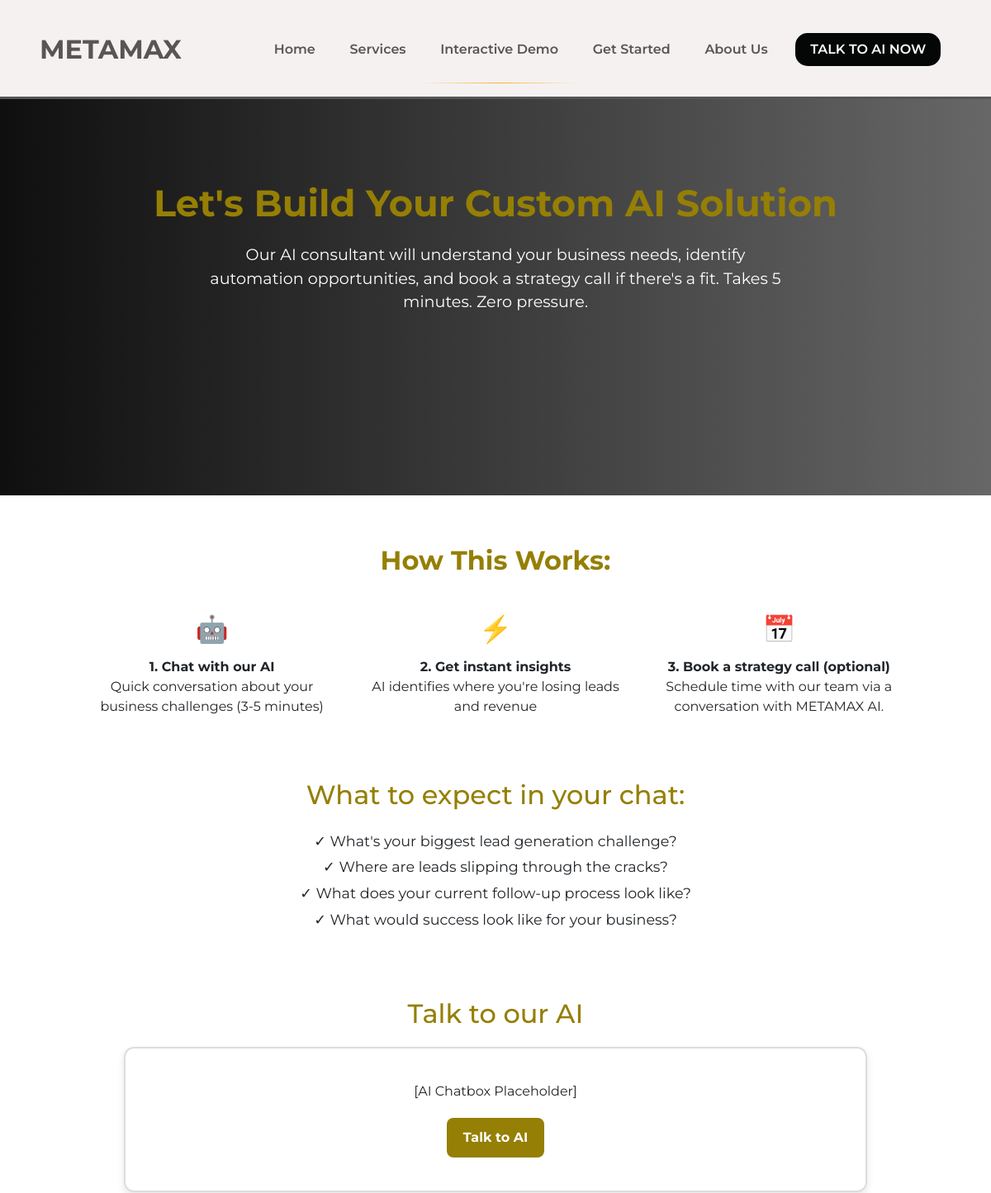
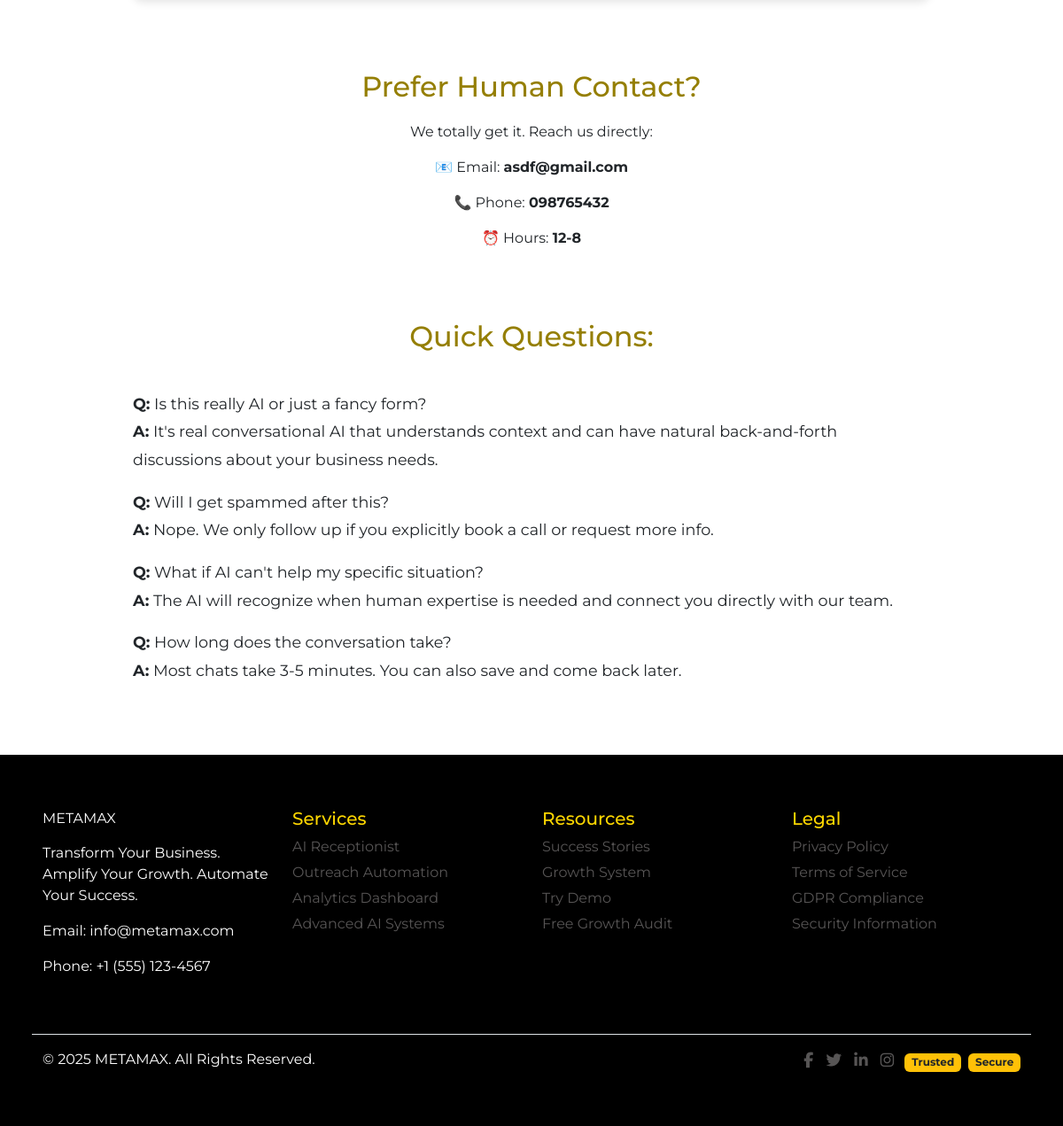
The app's page /InteractiveDemo with its own data (2 pictures, top to bottom).
### models.py (models this page shows, shortened)
class ContactInfo(db.Model):
    id = db.Column(db.Integer, primary_key=True)
    email = db.Column(db.String(120), nullable=False)
    phone = db.Column(db.String(50), nullable=False)
    hours = db.Column(db.String(100), nullable=False)

### app.py (the view)
@app.route("/InteractiveDemo")
def interactive_demo():
    contact = ContactInfo.query.first()
    return render_template(
        "interactive_demo.html",
        page="Interactive Demo",
        contact_email=contact.email if contact else "hello@yourdomain.com",
        contact_phone=contact.phone if contact else "+1234567890",
        contact_hours=contact.hours if contact else "Mon-Fri, 9AM-6PM EST"
    )

### templates/interactive_demo.html (shortened to what this page needs)
{% extends "base.html" %}
{% block content %}
<section class="hero" style="padding-bottom: 2rem; position: relative; overflow: hidden; background: linear-gradient(to right, #100f0f, #686767); height: 60vh;">
  <div id="tsparticles" style="position:absolute; top:0; left:0; width:100%; height:100%;"></div>
  <div class="hero-content" style="position: relative; z-index: 2; text-align: center; padding: 100px 20px;">
    <h1 style="font-size: 2.8rem; font-weight: bold; color: #957f04; margin-bottom: 20px;">
      Let's Build Your Custom AI Solution
    </h1>
    <p style="font-size: 1.2rem; color: white; max-width: 700px; margin: 0 auto;">
      Our AI consultant will understand your business needs, identify automation opportunities,
      and book a strategy call if there's a fit. Takes 5 minutes. Zero pressure.
    </p>
  </div>
</section>
<section class="how-it-works" style="margin: 60px auto; max-width: 1000px;">
  <h2 style="text-align: center; font-weight: bold; color: #957f04; margin-bottom: 40px;">
    How This Works:
  </h2>
  <div style="display: grid; grid-template-columns: 1fr 1fr 1fr; gap: 30px; text-align: center;">
    <div>
      <div style="font-size: 2rem; margin-bottom: 10px;">🤖</div>
      <p><strong>1. Chat with our AI</strong><br>Quick conversation about your business challenges (3-5 minutes)</p>
    </div>
    <div>
      <div style="font-size: 2rem; margin-bottom: 10px;">⚡</div>
      <p><strong>2. Get instant insights</strong><br>AI identifies where you're losing leads and revenue</p>
    </div>
    <div>
      <div style="font-size: 2rem; margin-bottom: 10px;">📅</div>
      <p><strong>3. Book a strategy call (optional)</strong><br>Schedule time with our team via a conversation with METAMAX AI.</p>
    </div>
  </div>
</section>
<section class="expectations" style="margin: 60px auto; max-width: 800px; text-align: center;">
  <h2 style="color: #957f04; margin-bottom: 20px;">What to expect in your chat:</h2>
  <ul style="list-style: none; padding: 0; font-size: 1.1rem; line-height: 1.8;">
    <li>✓ What's your biggest lead generation challenge?</li>
    <li>✓ Where are leads slipping through the cracks?</li>
    <li>✓ What does your current follow-up process look like?</li>
    <li>✓ What would success look like for your business?</li>
  </ul>
</section>
<section class="chat-demo" style="margin: 80px auto; text-align: center; max-width: 900px;">
  <h2 style="color: #957f04; margin-bottom: 20px;">Talk to our AI</h2>
  <div style="border: 2px solid #ddd; border-radius: 12px; padding: 40px; box-shadow: 0 4px 10px rgba(0,0,0,0.1);">
    <p style="margin-bottom: 20px;">[AI Chatbox Placeholder]</p>
    <button style="padding: 12px 20px; background: #957f04; color: white; border: none; border-radius: 8px; font-weight: bold; cursor: pointer;">
      Talk to AI
    </button>
  </div>
</section>
<section class="fallback-contact" style="margin: 80px auto; max-width: 800px; text-align: center;">
  <h2 style="color: #957f04; margin-bottom: 20px;">Prefer Human Contact?</h2>
  <p>We totally get it. Reach us directly:</p>
  <p>📧 Email: <strong>{{ contact_email }}</strong></p>
  <p>📞 Phone: <strong>{{ contact_phone }}</strong></p>
  <p>⏰ Hours: <strong>{{ contact_hours }}</strong></p>
</section>
<section class="faq" style="margin: 80px auto; max-width: 900px;">
  <h2 style="text-align: center; color: #957f04; margin-bottom: 40px;">Quick Questions:</h2>
  <div style="line-height: 1.8; font-size: 1.1rem;">
    <p><strong>Q:</strong> Is this really AI or just a fancy form?<br>
       <strong>A:</strong> It's real conversational AI that understands context and can have natural back-and-forth discussions about your business needs.</p>
    <p><strong>Q:</strong> Will I get spammed after this?<br>
       <strong>A:</strong> Nope. We only follow up if you explicitly book a call or request more info.</p>
    <p><strong>Q:</strong> What if AI can't help my specific situation?<br>
       <strong>A:</strong> The AI will recognize when human expertise is needed and connect you directly with our team.</p>
    <p><strong>Q:</strong> How long does the conversation take?<br>
       <strong>A:</strong> Most chats take 3-5 minutes. You can also save and come back later.</p>
  </div>
</section>
{% endblock %}

### static/base.css (style rules this page uses)
body { margin: 0; padding: 0; font-family: 'Montserrat', sans-serif; overflow-x: hidden; }
button, a.btn, .nav-button { display: inline-flex; justify-content: center; align-items: center; background: #050606; border: none; border-radius: 15px; color: white; font-size: 1rem; font-weight: 600; text-decoration: none; cursor: pointer; position: relative; overflow: hidden; transition: all 0.5s ease; z-index: 1; padding: 8px 18px; }
button::before, a.btn::before, .nav-button::before { content: ''; position: absolute; top: -50%; left: -50%; width: 200%; height: 200%; background: linear-gradient( 0deg, transparent, transparent 30%, rgba(255, 215, 0, 0.3) ); transform: rotate(-45deg); transition: all 0.5s ease; opacity: 0; z-index: 0; }

### static/style.css (style rules this page uses)
body { margin: 0; padding: 0; font-family: 'Montserrat', sans-serif; overflow-x: visible; }
#tsparticles { position: absolute; top: 0; left: 0; width: 100%; height: 100%; z-index: 0; pointer-events: none; }

### records on screen
ContactInfo: email "asdf@gmail.com", phone "098765432", hours "12-8"
